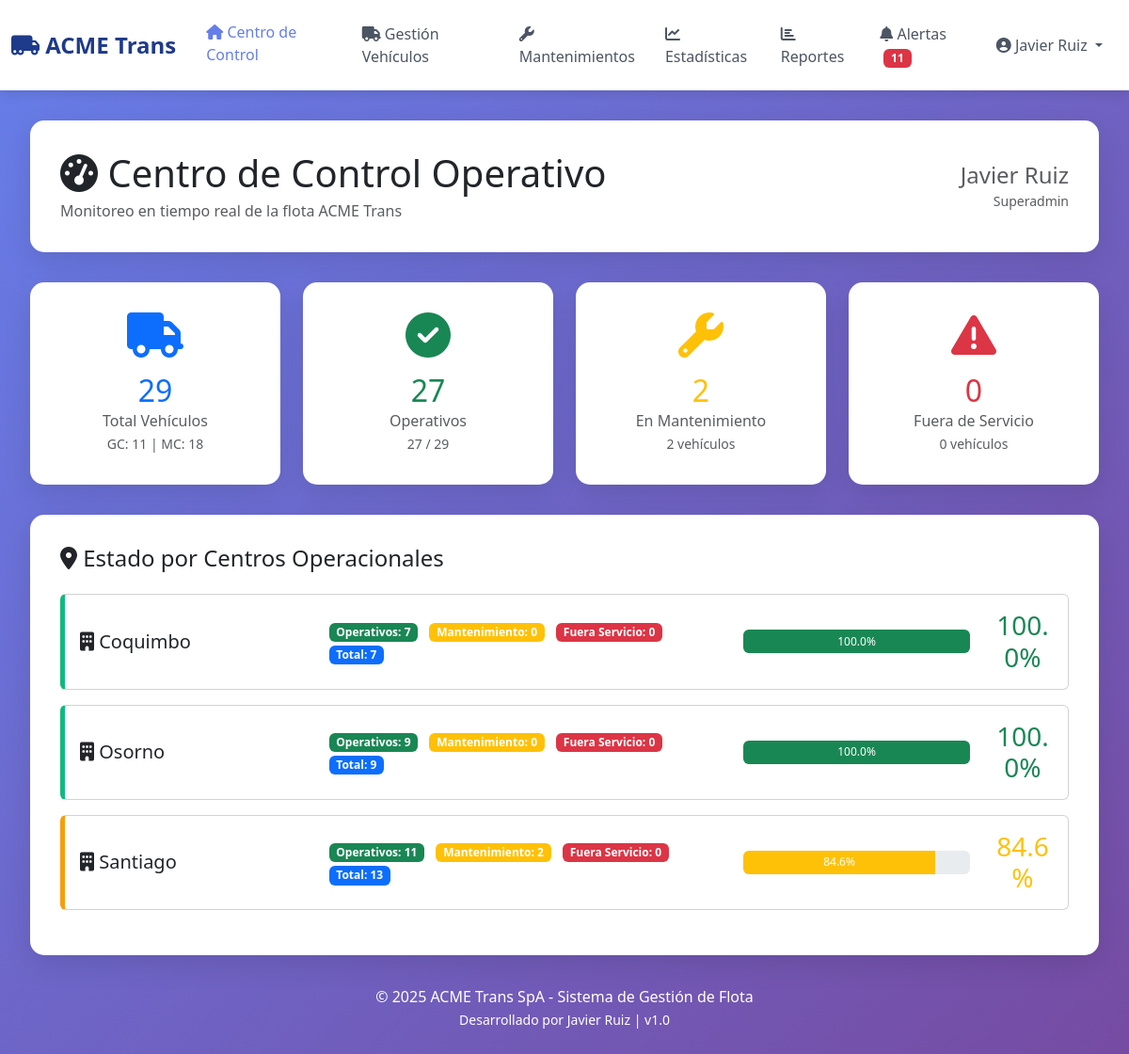
The page /dashboard/ (signed in) on the database its author committed.
### flota/models.py (models this page shows, shortened)
class CentroOperacional(models.Model):
    nombre = models.CharField(max_length=100, verbose_name="Nombre")
    direccion = models.TextField(verbose_name="Dirección")
    ciudad = models.CharField(max_length=50, verbose_name="Ciudad")
    telefono = models.CharField(max_length=20, verbose_name="Teléfono")
    responsable = models.CharField(max_length=100, verbose_name="Responsable")
    capacidad_maxima = models.IntegerField(default=20, verbose_name="Capacidad Máxima")
    activo = models.BooleanField(default=True, verbose_name="Activo")
    fecha_creacion = models.DateTimeField(auto_now_add=True)
    class Meta:
        verbose_name = "Centro Operacional"
        verbose_name_plural = "Centros Operacionales"
        ordering = ['nombre']

### flota/views.py (the view)
# urls.py: path('', views.dashboard_view, name='dashboard'),
@login_required
def dashboard_view(request):
    vehiculos = Vehiculo.objects.all()
    centros = CentroOperacional.objects.all()
    total = vehiculos.count()
    operativos = vehiculos.filter(estado='operativo').count()
    mantenimiento = vehiculos.filter(estado='mantenimiento').count()
    fuera_servicio = vehiculos.filter(estado='fuera_servicio').count()
    centros_data = []
    for centro in centros:
        vehiculos_centro = centro.vehiculos.all()
        operativos_centro = vehiculos_centro.filter(estado='operativo').count()
        mantenimiento_centro = vehiculos_centro.filter(estado='mantenimiento').count()
        fuera_servicio_centro = vehiculos_centro.filter(estado='fuera_servicio').count()
        total_centro = vehiculos_centro.count()
        centros_data.append({
            'nombre': centro.nombre,
            'operativos': operativos_centro,
            'mantenimiento': mantenimiento_centro,
            'fuera_servicio': fuera_servicio_centro,
            'total': total_centro,
            'disponibilidad': round((operativos_centro / total_centro) * 100, 1) if total_centro > 0 else 0
        })
    gc_total = vehiculos.filter(tipo_capacidad='GC').count()
    mc_total = vehiculos.filter(tipo_capacidad='MC').count()
    context = {
        'usuario': request.user,
        'total_vehiculos': total,
        'vehiculos_operativos': operativos,
        'vehiculos_mantenimiento': mantenimiento,
        'vehiculos_fuera_servicio': fuera_servicio,
        'centros_data': centros_data,
        'gc_total': gc_total,
        'mc_total': mc_total,
        'page_title': 'Centro de Control Operativo',
        'centros_data_json': json.dumps(centros_data),
    }
    return render(request, 'flota/dashboard.html', context)

### flota/templates/flota/dashboard.html (shortened to what this page needs)
{% extends 'flota/base.html' %}
{% block content %}
<div class="card-custom">
    <div class="d-flex justify-content-between align-items-center">
        <div>
            <h1 class="mb-1"><i class="fas fa-tachometer-alt"></i> Centro de Control Operativo</h1>
            <p class="text-muted mb-0">Monitoreo en tiempo real de la flota ACME Trans</p>
        </div>
        <div class="text-end">
            <h4 class="text-muted mb-0">{{ usuario.get_full_name|default:usuario.username }}</h4>
            <small class="text-muted">{{ usuario.groups.first.name|default:"Usuario" }}</small>
        </div>
    </div>
</div>
<div class="row">
    <div class="col-md-3">
        <div class="card-custom text-center">
            <i class="fas fa-truck fa-3x text-primary mb-3"></i>
            <h2 class="text-primary mb-0">{{ total_vehiculos }}</h2>
            <p class="text-muted mb-0">Total Vehículos</p>
            <small class="text-muted">GC: {{ gc_total }} | MC: {{ mc_total }}</small>
        </div>
    </div>
    <div class="col-md-3">
        <div class="card-custom text-center">
            <i class="fas fa-check-circle fa-3x text-success mb-3"></i>
            <h2 class="text-success mb-0">{{ vehiculos_operativos }}</h2>
            <p class="text-muted mb-0">Operativos</p>
            <small class="text-muted">{{ vehiculos_operativos }} / {{ total_vehiculos }}</small>
        </div>
    </div>
    <div class="col-md-3">
        <div class="card-custom text-center">
            <i class="fas fa-wrench fa-3x text-warning mb-3"></i>
            <h2 class="text-warning mb-0">{{ vehiculos_mantenimiento }}</h2>
            <p class="text-muted mb-0">En Mantenimiento</p>
            <small class="text-muted">{{ vehiculos_mantenimiento }} vehículos</small>
        </div>
    </div>
    <div class="col-md-3">
        <div class="card-custom text-center">
            <i class="fas fa-exclamation-triangle fa-3x text-danger mb-3"></i>
            <h2 class="text-danger mb-0">{{ vehiculos_fuera_servicio }}</h2>
            <p class="text-muted mb-0">Fuera de Servicio</p>
            <small class="text-muted">{{ vehiculos_fuera_servicio }} vehículos</small>
        </div>
    </div>
</div>
<div class="card-custom">
    <h4 class="mb-4"><i class="fas fa-map-marker-alt"></i> Estado por Centros Operacionales</h4>
    {% for centro in centros_data %}
    <div class="card mb-3"
        style="border-left: 5px solid {% if centro.disponibilidad >= 90 %}#10b981{% elif centro.disponibilidad >= 75 %}#f59e0b{% else %}#ef4444{% endif %}">
        <div class="card-body">
            <div class="row align-items-center">
                <div class="col-md-3">
                    <h5 class="mb-0"><i class="fas fa-building"></i> {{ centro.nombre }}</h5>
                </div>
                <div class="col-md-5">
                    <span class="badge bg-success me-2">Operativos: {{ centro.operativos }}</span>
                    <span class="badge bg-warning me-2">Mantenimiento: {{ centro.mantenimiento }}</span>
                    <span class="badge bg-danger me-2">Fuera Servicio: {{ centro.fuera_servicio }}</span>
                    <span class="badge bg-primary">Total: {{ centro.total }}</span>
                </div>
                <div class="col-md-3">
                    <div class="progress" style="height: 25px;">
                        <div class="progress-bar {% if centro.disponibilidad >= 90 %}bg-success{% elif centro.disponibilidad >= 75 %}bg-warning{% else %}bg-danger{% endif %}"
                            style="width: {{ centro.disponibilidad }}%">
                            {{ centro.disponibilidad }}%
                        </div>
                    </div>
                </div>
                <div class="col-md-1 text-center">
                    <h3
                        class="mb-0 {% if centro.disponibilidad >= 90 %}text-success{% elif centro.disponibilidad >= 75 %}text-warning{% else %}text-danger{% endif %}">
                        {{ centro.disponibilidad }}%
                    </h3>
                </div>
            </div>
        </div>
    </div>
    {% endfor %}
</div>
<div class="text-center text-white mt-4">
    <p class="mb-0">© 2025 ACME Trans SpA - Sistema de Gestión de Flota</p>
    <small>Desarrollado por Javier Ruiz | v1.0</small>
</div>
{% endblock %}

### flota/templates/flota/base.html (shortened to what this page needs)
<!DOCTYPE html>
<html lang="es">
<head>
    <link href="https://cdn.jsdelivr.net/npm/bootstrap@5.3.0/dist/css/bootstrap.min.css" rel="stylesheet">
    <link rel="stylesheet" href="https://cdnjs.cloudflare.com/ajax/libs/font-awesome/6.4.0/css/all.min.css">
</head>
<body>
    <nav class="navbar navbar-expand-lg navbar-custom">
        <div class="container-fluid">
            <a class="navbar-brand" href="{% url 'flota:dashboard' %}">
                <i class="fas fa-truck-moving"></i> ACME Trans
            </a>
            <div class="collapse navbar-collapse" id="navbarNav">
                <ul class="navbar-nav me-auto">
                    <li class="nav-item">
                        <a class="nav-link {% if request.resolver_match.url_name == 'dashboard' %}active{% endif %}"
                            href="{% url 'flota:dashboard' %}">
                            <i class="fas fa-home"></i> Centro de Control
                        </a>
                    </li>
                    <li class="nav-item">
                        <a class="nav-link {% if request.resolver_match.url_name == 'vehiculos' %}active{% endif %}"
                            href="{% url 'flota:vehiculos' %}">
                            <i class="fas fa-truck"></i> Gestión Vehículos
                        </a>
                    </li>
                    <li class="nav-item">
                        <a class="nav-link {% if request.resolver_match.url_name == 'mantenimientos' %}active{% endif %}"
                            href="{% url 'flota:mantenimientos' %}">
                            <i class="fas fa-wrench"></i> Mantenimientos
                        </a>
                    </li>
                    <li class="nav-item">
                        <a class="nav-link {% if request.resolver_match.url_name == 'estadisticas' %}active{% endif %}"
                            href="{% url 'flota:estadisticas' %}">
                            <i class="fas fa-chart-line"></i> Estadísticas
                        </a>
                    </li>
                    <li class="nav-item">
                        <a class="nav-link {% if request.resolver_match.url_name == 'reportes' %}active{% endif %}"
                            href="{% url 'flota:reportes' %}">
                            <i class="fas fa-chart-bar"></i> Reportes
                        </a>
                    </li>
                    <li class="nav-item">
                        <a class="nav-link {% if request.resolver_match.url_name == 'alertas' %}active{% endif %}"
                            href="{% url 'flota:alertas' %}">
                            <i class="fas fa-bell"></i> Alertas
                            <span class="badge bg-danger ms-1" id="alertas-badge"></span>
                        </a>
                    </li>
                </ul>
                <ul class="navbar-nav">
                    <li class="nav-item dropdown">
                        <a class="nav-link dropdown-toggle" href="#" id="userDropdown" role="button"
                            data-bs-toggle="dropdown">
                            <i class="fas fa-user-circle"></i> {{ user.get_full_name|default:user.username }}
                        </a>
                    </li>
                </ul>
            </div>
        </div>
    </nav>
    <div class="content-container">
        {% block content %}{% endblock %}
    </div>
</body>
</html>

### flota/templates/flota/base.html (style rules this page uses)
:root { --primary-color: #1e3a8a; --success-color: #10b981; --warning-color: #f59e0b; --danger-color: #ef4444; }
body { background: linear-gradient(135deg, #667eea 0%, #764ba2 100%); min-height: 100vh; font-family: 'Segoe UI', Tahoma, Geneva, Verdana, sans-serif; }
.navbar-custom { background: white; box-shadow: 0 4px 12px rgba(0, 0, 0, 0.1); padding: 1rem 0; }
.navbar-brand { font-size: 1.5rem; font-weight: bold; color: #1e3a8a !important; }
.nav-link { color: #4b5563 !important; font-weight: 500; margin: 0 0.5rem; transition: all 0.3s; }
.nav-link:hover, .nav-link.active { color: #667eea !important; transform: translateY(-2px); }
.content-container { padding: 2rem; }
.card-custom { background: white; border-radius: 15px; padding: 2rem; box-shadow: 0 10px 30px rgba(0, 0, 0, 0.1); margin-bottom: 2rem; }

### rows shown on the page
CentroOperacional: nombre "Coquimbo"
CentroOperacional: nombre "Osorno"
CentroOperacional: nombre "Santiago"

### other values the page prints
{{ user.get_full_name|default:user.username }} "Javier Ruiz"
{{ usuario.get_full_name|default:usuario.username }} "Javier Ruiz"
{{ usuario.groups.first.name|default:"Usuario" }} "Superadmin"
{{ total_vehiculos }} "29"
{{ gc_total }} "11"
{{ mc_total }} "18"
{{ vehiculos_operativos }} "27"
{{ vehiculos_mantenimiento }} "2"
{{ vehiculos_fuera_servicio }} "0"
{{ centro.operativos }} "7" "9" "11"
{{ centro.mantenimiento }} "0" "0" "2"
{{ centro.fuera_servicio }} "0" "0" "0"
{{ centro.total }} "7" "9" "13"
{{ centro.disponibilidad }} "100.0" "100.0" "84.6"
